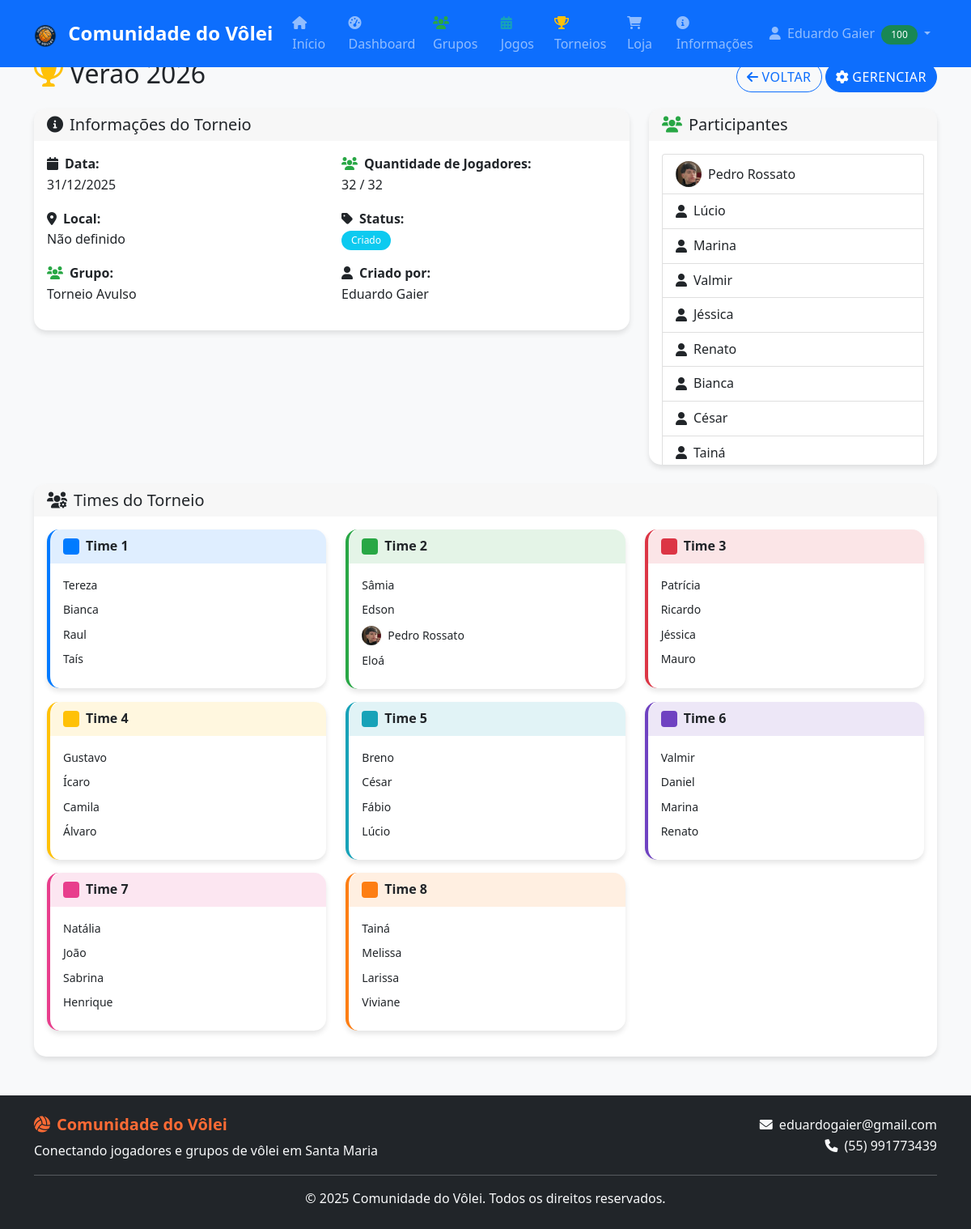
The page /torneio.php?id=21 (signed in) on the database its author committed.
### tables this page shows
CREATE TABLE `usuarios` (
  `id` int(11) NOT NULL,
  `nome` varchar(100) NOT NULL,
  `usuario` varchar(50) NOT NULL,
  `cpf` varchar(14) DEFAULT NULL,
  `telefone` varchar(15) DEFAULT NULL,
  `email` varchar(100) NOT NULL,
  `senha` varchar(255) NOT NULL,
  `nivel` enum('Iniciante','Intermediário','Avançado','Profissional') NOT NULL,
  `genero` enum('Masculino','Feminino') NOT NULL DEFAULT 'Masculino',
  `disponibilidade` text DEFAULT NULL,
  `data_aniversario` date DEFAULT NULL,
  `reputacao` int(11) DEFAULT 0,
  `foto_perfil` varchar(255) DEFAULT NULL,
  `data_cadastro` timestamp NOT NULL DEFAULT current_timestamp(),
  `ativo` tinyint(1) DEFAULT 1,
  `is_premium` tinyint(1) DEFAULT 0,
  `premium_ativado_em` timestamp NULL DEFAULT NULL,
  `premium_expira_em` timestamp NULL DEFAULT NULL,
  `ultimo_pagamento` timestamp NULL DEFAULT NULL,
  `is_admin` tinyint(1) DEFAULT 0
);

CREATE TABLE `torneios` (
  `id` int(11) NOT NULL,
  `nome` varchar(100) NOT NULL,
  `descricao` text DEFAULT NULL,
  `grupo_id` int(11) DEFAULT NULL,
  `tipo` enum('grupo','avulso') DEFAULT 'grupo',
  `data_inicio` datetime NOT NULL,
  `data_fim` datetime DEFAULT NULL,
  `max_participantes` int(11) DEFAULT 16,
  `quantidade_times` int(11) DEFAULT NULL,
  `integrantes_por_time` int(11) DEFAULT NULL,
  `modalidade` enum('todos_contra_todos','todos_chaves') DEFAULT NULL,
  `quantidade_grupos` int(11) DEFAULT NULL,
  `status` enum('Criado','Inscrições Abertas','Em Andamento','Finalizado','Cancelado') DEFAULT 'Criado',
  `criado_por` int(11) NOT NULL,
  `data_criacao` timestamp NOT NULL DEFAULT current_timestamp(),
  `inscricoes_abertas` tinyint(1) NOT NULL DEFAULT 0
);

CREATE TABLE `torneio_participantes` (
  `id` int(11) NOT NULL,
  `torneio_id` int(11) NOT NULL,
  `usuario_id` int(11) DEFAULT NULL,
  `nome_avulso` varchar(100) DEFAULT NULL,
  `ordem` int(11) DEFAULT 0,
  `data_inscricao` timestamp NOT NULL DEFAULT current_timestamp(),
  `posicao_final` int(11) DEFAULT NULL
);

CREATE TABLE `torneio_times` (
  `id` int(11) NOT NULL,
  `torneio_id` int(11) NOT NULL,
  `nome` varchar(50) NOT NULL,
  `cor` varchar(20) DEFAULT '#007bff',
  `ordem` int(11) DEFAULT 0,
  `data_criacao` timestamp NOT NULL DEFAULT current_timestamp()
);

### torneio.php (the view, shortened to what the rows shown need)
<?php
require_once 'includes/db_connect.php';
$torneio_id = isset($_GET['id']) ? (int)$_GET['id'] : 0;
$sql = "SELECT t.*, g.nome AS grupo_nome, g.local_principal AS grupo_local, u.nome AS criado_por_nome
        FROM torneios t
        LEFT JOIN grupos g ON g.id = t.grupo_id
        LEFT JOIN usuarios u ON u.id = t.criado_por
        WHERE t.id = ?";
$stmt = executeQuery($pdo, $sql, [$torneio_id]);
$torneio = $stmt ? $stmt->fetch() : false;
$sql = "SELECT tp.*, u.nome AS usuario_nome, u.foto_perfil
        FROM torneio_participantes tp
        LEFT JOIN usuarios u ON u.id = tp.usuario_id
        WHERE tp.torneio_id = ?";
$stmt = executeQuery($pdo, $sql, [$torneio_id]);
$participantes = $stmt ? $stmt->fetchAll() : [];
$sql = "SELECT * FROM torneio_times WHERE torneio_id = ? ORDER BY ordem ASC, id ASC";
$stmt = executeQuery($pdo, $sql, [$torneio_id]);
$times = $stmt ? $stmt->fetchAll() : [];
$quantidade_times = (int)($torneio['quantidade_times'] ?? 0);
if (count($times) > 0) {
    $timesPorOrdem = [];
    foreach ($times as $time) {
        $ordem = (int)$time['ordem'];
        if (!isset($timesPorOrdem[$ordem])) {
            $timesPorOrdem[$ordem] = $time;
        }
    }
    ksort($timesPorOrdem);
    if ($quantidade_times > 0) {
        $timesFiltrados = [];
        for ($i = 1; $i <= $quantidade_times; $i++) {
            if (isset($timesPorOrdem[$i])) {
                $timesFiltrados[] = $timesPorOrdem[$i];
            }
        }
        $times = $timesFiltrados;
    } else {
        $times = array_values($timesPorOrdem);
    }
}
include 'includes/header.php';
?>
<div class="row mb-3">
    <div class="col-12 d-flex justify-content-between align-items-center">
        <h2>
            <i class="fas fa-trophy me-2"></i><?php echo htmlspecialchars($torneio['nome']); ?>
        </h2>
        <div>
            <a href="torneios.php" class="btn btn-outline-primary">
            </a>
            <?php
            $sou_criador = ((int)$torneio['criado_por'] === (int)$_SESSION['user_id']);
            $sou_admin_grupo = false;
            if ($sou_criador || $sou_admin_grupo || isAdmin($pdo, $_SESSION['user_id'])):
            ?>
                <a href="admin/gerenciar_torneio.php?id=<?php echo $torneio_id; ?>" class="btn btn-primary">
                </a>
            <?php endif; ?>
        </div>
    </div>
</div>
<div class="row mb-4">
    <div class="col-md-8">
        <div class="card">
            <div class="card-body">
                <div class="row">
                    <div class="col-md-6 mb-3">
                        <strong><i class="fas fa-calendar me-2"></i>Data:</strong><br>
                        <?php
                        $dataTorneio = $torneio['data_inicio'] ?? '';
                        echo $dataTorneio ? date('d/m/Y', strtotime($dataTorneio)) : 'Não definida';
                        ?>
                    </div>
                    <div class="col-md-6 mb-3">
                        <strong><i class="fas fa-users me-2"></i>Quantidade de Jogadores:</strong><br>
                        <?php
                        $maxParticipantes = $torneio['max_participantes'] ?? $torneio['quantidade_participantes'] ?? 0;
                        echo (int)count($participantes);
                        if ($maxParticipantes > 0) {
                            echo ' / ' . (int)$maxParticipantes;
                        }
                        ?>
                    </div>
                    <div class="col-md-6 mb-3">
                        <strong><i class="fas fa-map-marker-alt me-2"></i>Local:</strong><br>
                        <?php
                        $local = 'Não definido';
                        echo htmlspecialchars($local);
                        ?>
                    </div>
                    <div class="col-md-6 mb-3">
                        <strong><i class="fas fa-tag me-2"></i>Status:</strong><br>
                        <span class="badge bg-<?php
                            echo $torneio['status'] === 'Inscrições Abertas' ? 'success' :
                                ($torneio['status'] === 'Em Andamento' ? 'warning' :
                                ($torneio['status'] === 'Criado' ? 'info' : 'secondary'));
                        ?>">
                            <?php echo htmlspecialchars($torneio['status']); ?>
                        </span>
                    </div>
                    <div class="col-md-6 mb-3">
                        <strong><i class="fas fa-users me-2"></i>Grupo:</strong><br>
                        <?php echo htmlspecialchars($torneio['grupo_nome'] ?: 'Torneio Avulso'); ?>
                    </div>
                    <div class="col-md-6 mb-3">
                        <strong><i class="fas fa-user me-2"></i>Criado por:</strong><br>
                        <?php echo htmlspecialchars($torneio['criado_por_nome']); ?>
                    </div>
                </div>
            </div>
        </div>
    </div>
    <div class="col-md-4">
        <div class="card">
            <div class="card-body" style="max-height: 400px; overflow-y: auto;">
                <?php if (empty($participantes)): ?>
                    <p class="text-muted mb-0">Nenhum participante inscrito ainda.</p>
                <?php else: ?>
                    <div class="list-group">
                        <?php foreach ($participantes as $p): ?>
                            <div class="list-group-item">
                                <div class="d-flex align-items-center gap-2">
                                    <?php if ($p['usuario_id']): ?>
                                        <?php
                                        $avatar = $p['foto_perfil'] ?: 'assets/arquivos/logo.png';
                                        ?>
                                        <img src="<?php echo htmlspecialchars($avatar); ?>"
                                             class="rounded-circle" width="32" height="32"
                                             style="object-fit:cover;" alt="Avatar">
                                        <span><?php echo htmlspecialchars($p['usuario_nome']); ?></span>
                                    <?php else: ?>
                                        <i class="fas fa-user"></i>
                                        <span><?php echo htmlspecialchars($p['nome_avulso']); ?></span>
                                    <?php endif; ?>
                                </div>
                            </div>
                        <?php endforeach; ?>
                    </div>
                <?php endif; ?>
            </div>
        </div>
    </div>
</div>
<?php if (!empty($times)): ?>
<div class="row">
    <div class="col-12">
        <div class="card">
            <div class="card-body">
                <div class="row">
                    <?php foreach ($times as $time): ?>
                        <div class="col-md-6 col-lg-4 mb-3">
                            <div class="card" style="border-left: 4px solid <?php echo htmlspecialchars($time['cor']); ?>;">
                                <div class="card-header" style="background-color: <?php echo htmlspecialchars($time['cor']); ?>20;">
                                    <div class="d-flex align-items-center gap-2">
                                        <div style="width: 20px; height: 20px; background-color: <?php echo htmlspecialchars($time['cor']); ?>; border-radius: 4px;"></div>
                                        <strong><?php echo htmlspecialchars($time['nome']); ?></strong>
                                    </div>
                                </div>
                                <div class="card-body">
                                    <?php if (empty($time['integrantes'])): ?>
                                        <p class="text-muted mb-0"><small>Nenhum integrante</small></p>
                                    <?php else: ?>
                                        <?php foreach ($time['integrantes'] as $integ): ?>
                                            <div class="d-flex align-items-center gap-2 mb-2">
                                                <?php if ($integ['usuario_id']): ?>
                                                    <?php
                                                    $avatar = $integ['foto_perfil'] ?: 'assets/arquivos/logo.png';
                                                    ?>
                                                    <img src="<?php echo htmlspecialchars($avatar); ?>"
                                                         class="rounded-circle" width="24" height="24"
                                                         style="object-fit:cover;" alt="Avatar">
                                                    <small><?php echo htmlspecialchars($integ['usuario_nome']); ?></small>
                                                <?php else: ?>
                                                    <small><?php echo htmlspecialchars($integ['nome_avulso']); ?></small>
                                                <?php endif; ?>
                                            </div>
                                        <?php endforeach; ?>
                                    <?php endif; ?>
                                </div>
                            </div>
                        </div>
                    <?php endforeach; ?>
                </div>
            </div>
        </div>
    </div>
</div>
<?php endif; ?>
<?php include 'includes/footer.php'; ?>

### includes/header.php (shortened to what the rows shown need)
<!DOCTYPE html>
<html lang="pt-BR">
<head>
    <link href="https://cdn.jsdelivr.net/npm/bootstrap@5.1.3/dist/css/bootstrap.min.css" rel="stylesheet">
    <link href="https://cdnjs.cloudflare.com/ajax/libs/font-awesome/6.0.0/css/all.min.css" rel="stylesheet">
    <?php
    $depth = 0;
    $css_path = $depth > 0 ? str_repeat('../', $depth) . 'assets/css/style.css' : 'assets/css/style.css';
    ?>
    <link href="<?php echo htmlspecialchars($css_path); ?>" rel="stylesheet">
</head>
<body>
    <nav class="navbar navbar-expand-lg navbar-dark bg-primary fixed-top">
        <div class="container">
            <div class="collapse navbar-collapse" id="navbarNav">
                <ul class="navbar-nav">
                    <?php if (isLoggedIn()): ?>
                        <?php
                        $usuario = getUserById($pdo, $_SESSION['user_id']);
                        ?>
                        <li class="nav-item dropdown">
                            <a class="nav-link dropdown-toggle" href="#" id="navbarDropdown" role="button" data-bs-toggle="dropdown">
                                <i class="fas fa-user me-1"></i>
                                <?php echo htmlspecialchars($usuario['nome']); ?>
                                <?php
                                    $repHeader = (int)($usuario['reputacao'] ?? 0);
                                    $repHeaderClass = 'bg-danger';
                                    $repHeaderStyle = '';
                                    if ($repHeader > 75) { $repHeaderClass = 'bg-success'; }
                                    elseif ($repHeader > 50) { $repHeaderClass = 'bg-warning text-dark'; }
                                    elseif ($repHeader > 25) { $repHeaderClass = 'text-dark'; $repHeaderStyle = 'background-color:#fd7e14;'; }
                                ?>
                                <span class="badge ms-1 <?php echo $repHeaderClass; ?>" style="<?php echo $repHeaderStyle; ?>"><?php echo $repHeader; ?></span>
                            </a>
                        </li>
                    <?php endif; ?>
                </ul>
            </div>
        </div>
    </nav>
    <main class="main-content">
        <div class="container mt-5 pt-4">

### rows shown on the page
usuarios: nome "Eduardo Gaier", reputacao "100"
torneios: nome "Verao 2026", data_inicio "31/12/2025", max_participantes "32", status "Criado", criado_por.nome "Eduardo Gaier"
torneio_participantes: usuario.foto_perfil (picture), usuario.nome "Pedro Rossato"
torneio_participantes: nome_avulso "Lúcio"
torneio_participantes: nome_avulso "Marina"
torneio_participantes: nome_avulso "Valmir"
torneio_participantes: nome_avulso "Jéssica"
torneio_participantes: nome_avulso "Renato"
torneio_participantes: nome_avulso "Bianca"
torneio_participantes: nome_avulso "César"
torneio_participantes: nome_avulso "Tainá"
torneio_times: nome "Time 1"
torneio_participantes: nome_avulso "Tereza"
torneio_participantes: nome_avulso "Raul"
torneio_participantes: nome_avulso "Taís"
torneio_times: nome "Time 2"
torneio_participantes: nome_avulso "Sâmia"
torneio_participantes: nome_avulso "Edson"
torneio_participantes: nome_avulso "Eloá"
torneio_times: nome "Time 3"
torneio_participantes: nome_avulso "Patrícia"
torneio_participantes: nome_avulso "Ricardo"
torneio_participantes: nome_avulso "Mauro"
torneio_times: nome "Time 4"
torneio_participantes: nome_avulso "Gustavo"
torneio_participantes: nome_avulso "Ícaro"
torneio_participantes: nome_avulso "Camila"
torneio_participantes: nome_avulso "Álvaro"
torneio_times: nome "Time 5"
torneio_participantes: nome_avulso "Breno"
torneio_participantes: nome_avulso "Fábio"
torneio_times: nome "Time 6"
torneio_participantes: nome_avulso "Daniel"
torneio_times: nome "Time 7"
torneio_participantes: nome_avulso "Natália"
torneio_participantes: nome_avulso "João"
torneio_participantes: nome_avulso "Sabrina"
torneio_participantes: nome_avulso "Henrique"
torneio_times: nome "Time 8"
torneio_participantes: nome_avulso "Melissa"
torneio_participantes: nome_avulso "Larissa"
torneio_participantes: nome_avulso "Viviane"

### other values the page prints
count($participantes) "32"
$local "Não definido"
$torneio['grupo_nome'] ?: 'Torneio Avulso' "Torneio Avulso"
